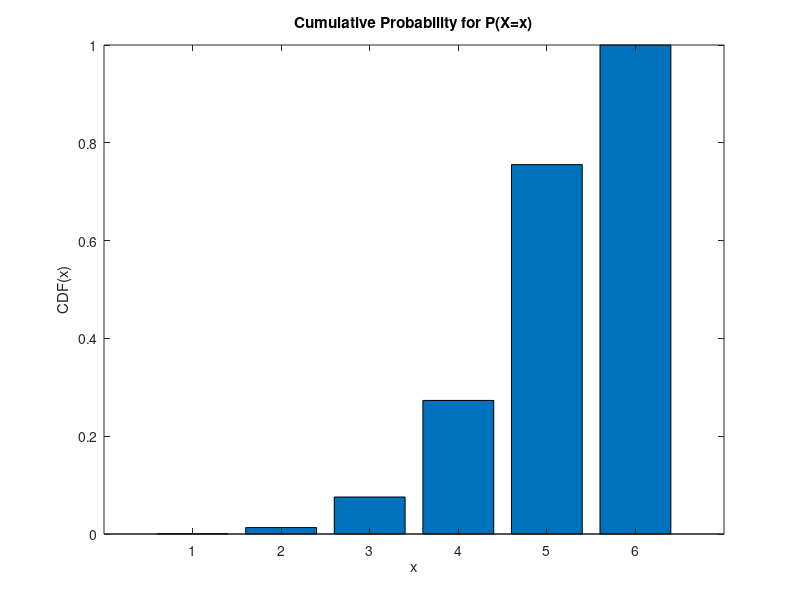

Reproduce this figure in MATLAB.
x = [1, 2, 3, 4, 5, 6];
y = [0, 0, 0, 0, 0, 0];

lastResult=0;
for i=1:5
 px=(i/6)^4;
 newResult= px + lastResult;
 lastResult = newResult;
 y(i) = newResult;
end

y(6) = (6/6)^4;

bar(x,y)

title('Cumulative Probability for P(X=x)');
xlabel('x')
ylabel('CDF(x)')
